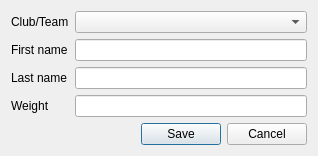
<?xml version="1.0" encoding="UTF-8"?>
<ui version="4.0">
 <class>AddAthleteDlg</class>
 <widget class="QDialog" name="AddAthleteDlg">
  <property name="windowModality">
   <enum>Qt::ApplicationModal</enum>
  </property>
  <property name="geometry">
   <rect>
    <x>0</x>
    <y>0</y>
    <width>318</width>
    <height>147</height>
   </rect>
  </property>
  <property name="windowTitle">
   <string>Add Athlete</string>
  </property>
  <layout class="QVBoxLayout" name="verticalLayout_2">
   <item>
    <layout class="QFormLayout" name="formLayout">
     <property name="fieldGrowthPolicy">
      <enum>QFormLayout::AllNonFixedFieldsGrow</enum>
     </property>
     <item row="0" column="0">
      <widget class="QLabel" name="label_club">
       <property name="text">
        <string>Club/Team</string>
       </property>
      </widget>
     </item>
     <item row="0" column="1">
      <widget class="QComboBox" name="comboBox_club"/>
     </item>
     <item row="1" column="0">
      <widget class="QLabel" name="label_firstname">
       <property name="text">
        <string>First name</string>
       </property>
      </widget>
     </item>
     <item row="1" column="1">
      <widget class="QLineEdit" name="lineEdit_firstname"/>
     </item>
     <item row="2" column="0">
      <widget class="QLabel" name="label_lastname">
       <property name="text">
        <string>Last name</string>
       </property>
      </widget>
     </item>
     <item row="2" column="1">
      <widget class="QLineEdit" name="lineEdit_lastname"/>
     </item>
     <item row="3" column="0">
      <widget class="QLabel" name="label_weight">
       <property name="text">
        <string>Weight</string>
       </property>
      </widget>
     </item>
     <item row="3" column="1">
      <widget class="QLineEdit" name="lineEdit_weight"/>
     </item>
    </layout>
   </item>
   <item>
    <widget class="QDialogButtonBox" name="buttonBox">
     <property name="orientation">
      <enum>Qt::Horizontal</enum>
     </property>
     <property name="standardButtons">
      <set>QDialogButtonBox::Cancel|QDialogButtonBox::Save</set>
     </property>
     <property name="centerButtons">
      <bool>false</bool>
     </property>
    </widget>
   </item>
  </layout>
 </widget>
 <resources/>
 <connections>
  <connection>
   <sender>buttonBox</sender>
   <signal>accepted()</signal>
   <receiver>AddAthleteDlg</receiver>
   <slot>accept()</slot>
   <hints>
    <hint type="sourcelabel">
     <x>248</x>
     <y>254</y>
    </hint>
    <hint type="destinationlabel">
     <x>157</x>
     <y>274</y>
    </hint>
   </hints>
  </connection>
  <connection>
   <sender>buttonBox</sender>
   <signal>rejected()</signal>
   <receiver>AddAthleteDlg</receiver>
   <slot>reject()</slot>
   <hints>
    <hint type="sourcelabel">
     <x>316</x>
     <y>260</y>
    </hint>
    <hint type="destinationlabel">
     <x>286</x>
     <y>274</y>
    </hint>
   </hints>
  </connection>
 </connections>
</ui>
